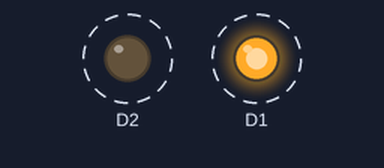
A sketch run on a simulated ESP8266 (NodeMCU). On the bench: output pins drawn as LEDs (lit = HIGH). Dashed ring = blinking.

Above: at 0.5 s.
Timing chart, 0 to 4.6 s (numbered marks = the images above):
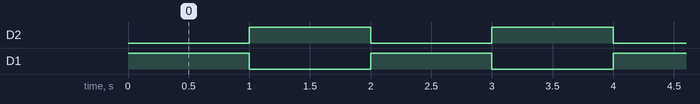

Measured:
- by itself, D2, D1: alternates HIGH for 1.0 s and LOW for 1.0 s

The sketch:

Blinking_LED.ino
```cpp
void setup() {
  // put your setup code here, to run once:
  pinMode(D1, OUTPUT);
  pinMode(D2, OUTPUT);
}

void loop() {
  // put your main code here, to run repeatedly:
  digitalWrite(D1, HIGH);
  digitalWrite(D2, LOW);
  delay(1000);
  digitalWrite(D1, LOW);
  digitalWrite(D2, HIGH);
  delay(1000);
}
```
